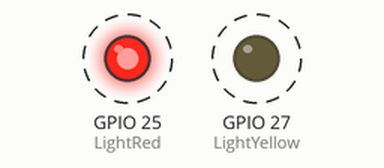
Recording of a sketch running on a simulated ESP32. Parts: output pins drawn as LEDs (lit = HIGH). Dashed ring = blinking.

Above: at 0.5 s.
Timing chart, 0 to 4.6 s (numbered marks = the images above):
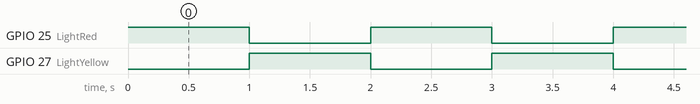

Measured:
- by itself, GPIO 25 (LightRed), GPIO 27 (LightYellow): alternates HIGH for 1.0 s and LOW for 1.0 s

The sketch:

LightCheck.ino
```cpp
#define LightRed 25
#define LightYellow 27

void setup() {
  pinMode(LightRed, OUTPUT);
  pinMode(LightYellow, OUTPUT);
}

void loop() {
  digitalWrite(LightRed, HIGH);     // 赤 ON
  digitalWrite(LightYellow, LOW);   // 黄 OFF
  delay(1000);                      // 1秒待つ

  digitalWrite(LightRed, LOW);      // 赤 OFF
  digitalWrite(LightYellow, HIGH);  // 黄 ON
  delay(1000);                      // 1秒待つ
}
```
